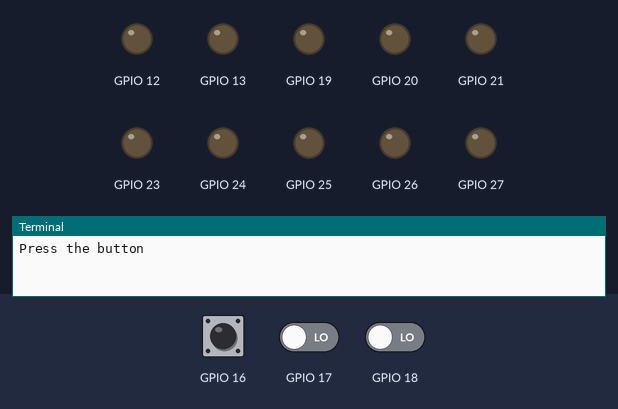
A program run on a simulated Raspberry Pi (BCM pin numbers). Shown: output pins drawn as LEDs (lit = HIGH), the last lines printed to the terminal. Dashed ring = blinking. The test bench sets the inputs (shaded band); at power-on: GPIO 16 LOW, GPIO 18 LOW, GPIO 17 LOW.

Above: at 1.2 s.
1.3 s: GPIO 16 driven HIGH
At 1.7 s:
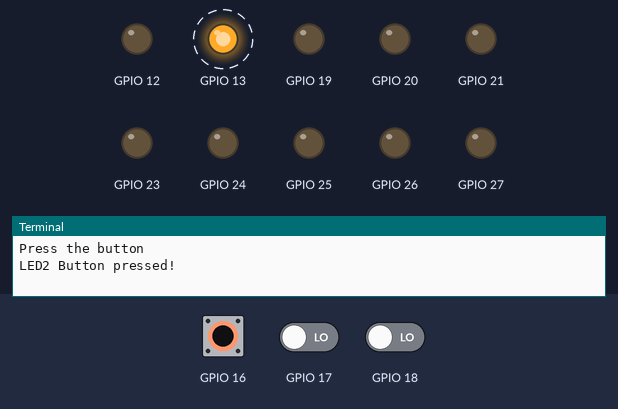
4.3 s: GPIO 16 driven LOW
At 4.8 s:
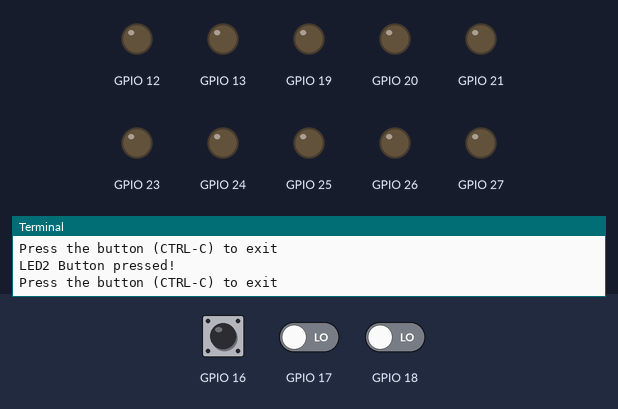
5.8 s: GPIO 18 driven HIGH
At 6.2 s:
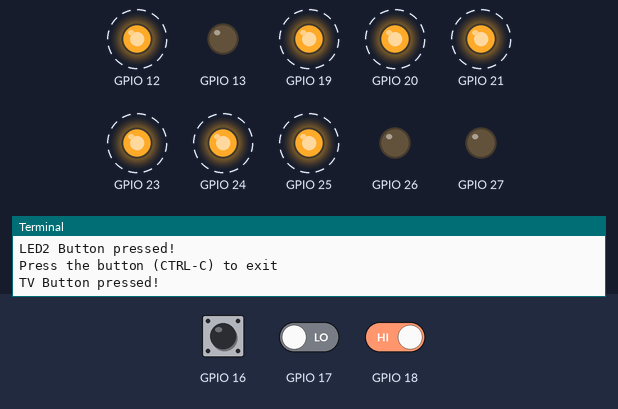
8.8 s: GPIO 17 driven HIGH
At 9.2 s:
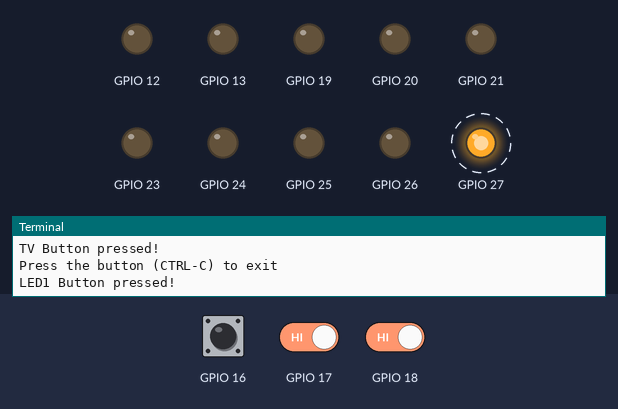
11.8 s: GPIO 17 driven LOW
At 12.2 s:
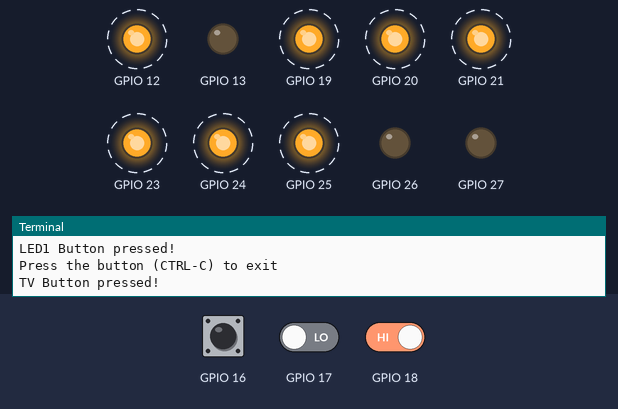
14.8 s: GPIO 16 pulsed HIGH 2 times (0.12 s each, 0.3 s apart)
At 15.7 s:
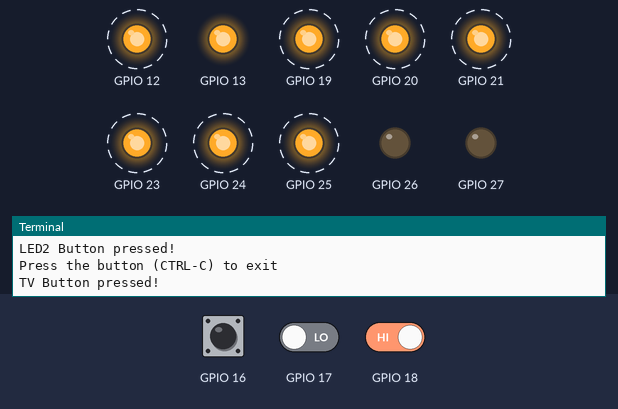
Timing chart, 0 to 19.4 s (numbered marks = the images above; inputs shaded):
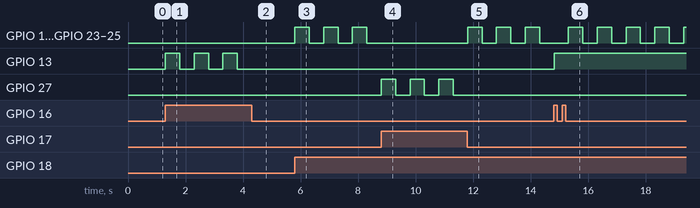

Measured:
- after the input at 1.3 s, GPIO 13: alternates HIGH for 0.50 s and LOW for 0.50 s, starting at once
- after the input at 4.3 s, GPIO 13: stays LOW (without the input it goes to HIGH after 0.00 s)
- after the input at 5.8 s, GPIO 12, GPIO 19–21, GPIO 23–25: alternates HIGH for 0.50 s and LOW for 0.50 s, starting at once
- after the input at 8.8 s, GPIO 12, GPIO 19–21, GPIO 23–25: stops changing and stays LOW; GPIO 27: alternates HIGH for 0.50 s and LOW for 0.50 s, starting at once
- after the input at 11.8 s, GPIO 12, GPIO 19–21, GPIO 23–25: alternates HIGH for 0.50 s and LOW for 0.50 s, starting at once; GPIO 27: stops changing and stays LOW
- after the input at 14.8 s, GPIO 13: LOW → HIGH at once

The program:

gpio_test1.py
```python
import time
import wiringpi2 as wiringpi
import RPi.GPIO as gpio

wiringpi.wiringPiSetupGpio()
wiringpi.pinMode(13, 1)
wiringpi.pinMode(16, 0)

wiringpi.pinMode(27, 1)
wiringpi.pinMode(17, 0)

wiringpi.pinMode(21, 1)
wiringpi.pinMode(18, 0)
wiringpi.pinMode(19, 1)
wiringpi.pinMode(26, 1)
wiringpi.pinMode(23, 1)
wiringpi.pinMode(24, 1)
wiringpi.pinMode(25, 1)
wiringpi.pinMode(12, 1)
wiringpi.pinMode(20, 1)


print "Press the button"

try :
	wiringpi.digitalWrite(13, 0)
	wiringpi.digitalWrite(27, 0)
	wiringpi.digitalWrite(21, 0)
	wiringpi.digitalWrite(19, 0)
	wiringpi.digitalWrite(26, 0)
	wiringpi.digitalWrite(23, 0)
	wiringpi.digitalWrite(24, 0)
	wiringpi.digitalWrite(25, 0)
	wiringpi.digitalWrite(12, 0)
	wiringpi.digitalWrite(20, 0)

	while True:
		if (wiringpi.digitalRead(16) == 1):
			if (wiringpi.digitalRead(13) == 0):
				wiringpi.digitalWrite(13, 1)
			else :
				wiringpi.digitalWrite(13, 0)
			print "LED2 Button pressed!"
			time.sleep(0.5)
			print "Press the button (CTRL-C) to exit"

		elif (wiringpi.digitalRead(17) == 1):
			if (wiringpi.digitalRead(27) == 0):
				wiringpi.digitalWrite(27, 1)
			else :
				wiringpi.digitalWrite(27, 0)
			print "LED1 Button pressed!"
			time.sleep(0.5)
			print "Press the button (CTRL-C) to exit"

		elif (wiringpi.digitalRead(18) == 1):
			if (wiringpi.digitalRead(21) == 0):
				wiringpi.digitalWrite(21, 1)
				wiringpi.digitalWrite(19, 1)
				wiringpi.digitalWrite(26, 0)
				wiringpi.digitalWrite(23, 1)
				wiringpi.digitalWrite(24, 1)
				wiringpi.digitalWrite(25, 1)
				wiringpi.digitalWrite(12, 1)
				wiringpi.digitalWrite(20, 1)
			else :
				wiringpi.digitalWrite(21, 0)
				wiringpi.digitalWrite(19, 0)
				wiringpi.digitalWrite(26, 0)
				wiringpi.digitalWrite(23, 0)
				wiringpi.digitalWrite(24, 0)
				wiringpi.digitalWrite(25, 0)
				wiringpi.digitalWrite(12, 0)
				wiringpi.digitalWrite(20, 0)
			print "TV Button pressed!"
			time.sleep(0.5)
			print "Press the button (CTRL-C) to exit"


except KeyboardInterrupt:
	wiringpi.digitalWrite(13, 0)
	wiringpi.digitalWrite(17, 0)
	wiringpi.digitalWrite(21, 0)
	wiringpi.digitalWrite(19, 0)
	wiringpi.digitalWrite(26, 0)
	wiringpi.digitalWrite(23, 0)
	wiringpi.digitalWrite(24, 0)
	wiringpi.digitalWrite(25, 0)
	wiringpi.digitalWrite(12, 0)
	wiringpi.digitalWrite(20, 0)
```
